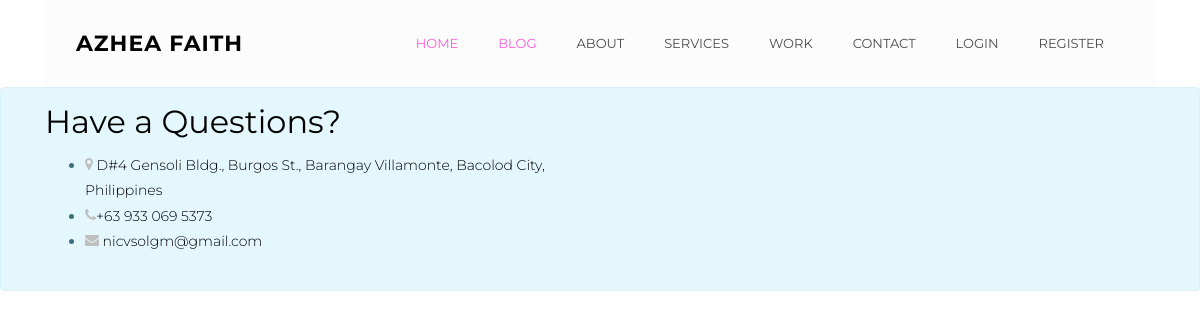
Before: /blog/ with the older database file.
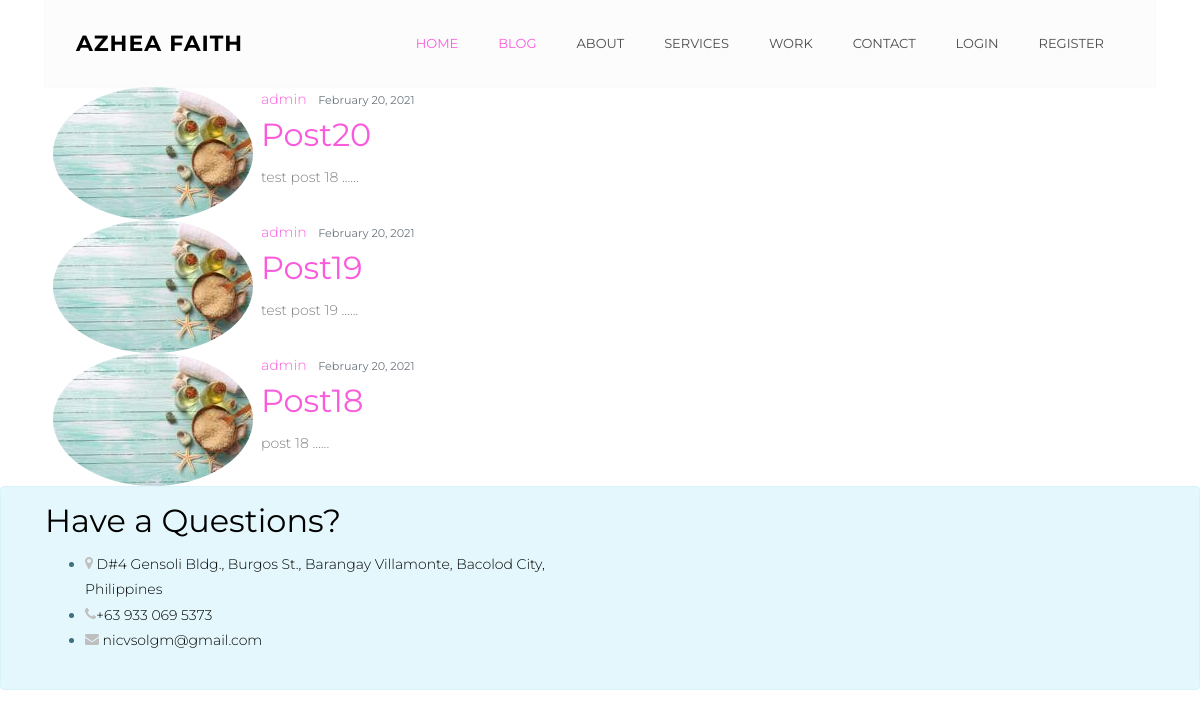
After: the same page with the newer database file.
### blog/models.py (models this page shows, shortened)
class Post(models.Model):
    title = models.CharField(max_length=100)
    content = models.TextField()
    date_posted = models.DateTimeField(default=timezone.now)
    author = models.ForeignKey(User, on_delete=models.CASCADE)
    def snippet(self):
        return self.content[:200] + '  ......'

### users/models.py (models this page shows, shortened)
class Profile(models.Model):
    user = models.OneToOneField(User, on_delete=models.CASCADE)
    image = models.ImageField(default='default.jpg', upload_to='profile_pics')

### blog/views.py (the view)
# urls.py: path('', PostListView.as_view(), name='post-list'),
class PostListView(ListView):
    model = Post
    template_name = 'blog/home.html'  # <app>/<model>_<viewtype>.html
    context_object_name = 'posts'
    ordering = ['-date_posted']
    paginate_by = 5

### templates/blog/home.html (shortened to what this page needs)
{% extends "website/base.html" %}
{% block content %}
{% include 'website/navbar.html' %}
<div class="contaianer">
  <div class="row gap-y">
    {% for post in posts %}
    <div class="col-md-12">
      <article class="media content-section">
        <img class="test rounded-circle mx-2"
             src="{{ post.author.profile.image.url }}"/>
               <div class="media-body">
                    <div class="article-metadata">
                        <a class="mr-2" href="{% url 'user-posts' post.author.username %}">{{ post.author }}</a>
                           <small class="text-muted">{{ post.date_posted|date:"F d, Y" }}</small>
                    </div>
                    <h2><a class="article-title" href="{% url 'post-detail' post.id %}">{{ post.title }}</a></h2>
                        <p class="article-content">{{ post.snippet }}</p>
               </div>
      </article>
    </div>
    {% endfor %}
  </div>
</div>
{% endblock content %}

### templates/website/base.html (shortened to what this page needs)
{% load static %}
<!DOCTYPE html>
<html lang="en">
  <head>
    <link rel="stylesheet" href="{% static 'website/css/open-iconic-bootstrap.min.css' %}"/>
    <link rel="stylesheet" href="{% static 'website/css/animate.css' %}" />
    <link rel="stylesheet" href="{% static 'website/css/owl.carousel.min.css' %}"/>
    <link rel="stylesheet" href="{% static 'website/css/owl.theme.default.min.css' %}"/>
    <link rel="stylesheet" href="{% static 'website/css/magnific-popup.css' %}"/>
    <link rel="stylesheet" href="{% static 'website/css/aos.css' %}" />
    <link rel="stylesheet" href="{% static 'website/css/ionicons.min.css' %}" />
    <link rel="stylesheet" href="{% static 'website/css/bootstrap-datepicker.css' %}"/>
    <link rel="stylesheet" href="{% static 'website/css/jquery.timepicker.css' %}"/>
    <link rel="stylesheet" href="{% static 'website/css/flaticon.css' %}" />
    <link rel="stylesheet" href="{% static 'website/css/icomoon.css' %}" />
    <link rel="stylesheet" href="{% static 'website/css/style.css' %}" />
  </head>
  <body>
  <div class="container">{% block content %} {% endblock %}</div>
  <footer>
        <div class="container-fluid">
            <div class="row alert alert-primary">
                <div class="container">
                    <div class="row">
                     <div class="col-md-6">
                         <div class="ftco-footer-widget mb-4">
                                  <h2 class="ftco-heading-3">Have a Questions?</h2>
                                  <div class="block-18 mb-3">
                                      <ul>
                                          <li><span class="icon icon-map-marker"></span>
                                              <span class="text">D#4 Gensoli Bldg., Burgos St., Barangay Villamonte, Bacolod City, Philippines</span>
                                           </li>
                                           <li>
                                               <a href="#" ><span class="icon icon-phone"></span><span class="text">+63 933 069 5373</span></a>
                                           </li>
                                            <li><a href="#"><span class="icon icon-envelope"></span>
                                                <span class="text">nicvsolgm@gmail.com</span></a>
                                            </li>
                                        </ul>
                                  </div>
                         </div>
                     </div>
                    </div>
                </div>
            </div>
        </div>
     </footer>
  </body>
</html>

### templates/website/navbar.html (shortened to what this page needs)
{% load static %}
<nav class="navbar navbar-expand-lg navbar-dark ftco_navbar bg-dark ftco-navbar-light"
         id="ftco-navbar" >
      <div class="container">
        <a class="navbar-brand" href="/">Azhea Faith</a>
        <div class="collapse navbar-collapse" id="ftco-nav">
          <ul class="navbar-nav ml-auto">
            <li class="nav-item active">
              <a href="/" class="nav-link">Home</a>
            </li>
            <li class="nav-item active">
            <a class="nav-item nav-link" href="{% url 'post-list' %}">Blog</a>
            </li>
            <li class="nav-item">
              <a href="{% url 'about' %}" class="nav-link">About</a>
            </li>
            <li class="nav-item">
              <a href="{% url 'services' %}"class="nav-link">Services</a>
            </li>
            <li class="nav-item">
              <a href="{% url 'work' %}"class="nav-link">Work</a>
            </li>
            <li class="nav-item">
              <a href="{% url 'contact' %}" class="nav-link">Contact</a>
            </li>
            {% if user.is_authenticated %}
            <li class="nav-item">
            <a class="nav-item nav-link" href="{% url 'post-create' %}">New Post</a>
            </li>
            <li class="nav-item">
            <a class=" nav-link" href="{% url 'profile' %}">Profile</a>
            </li>
             <li class="nav-item">
               <a class="nav-link" href="{% url 'logout' %}">Logout</a>
             </li>
            {% else %}
            <li class="nav-item">
            <a class="nav-link" href="{% url 'login' %}">Login</a>
            </li>
            <li class="nav-item">
            <a class="nav-link" href="{% url 'register' %}">Register</a>
            </li>
              {% endif %}
          </ul>
        </div>
      </div>
    </nav>

### static/website/css/icomoon.css (style rules this page uses)
[class^="icon-"], [class*=" icon-"] { font-family: 'icomoon' !important; speak: none; font-style: normal; font-weight: normal; font-variant: normal; text-transform: none; line-height: 1; -webkit-font-smoothing: antialiased; -moz-osx-font-smoothing: grayscale; }
.icon-map-marker:before { content: "\f041"; }
.icon-phone:before { content: "\f095"; }
.icon-envelope:before { content: "\f0e0"; }

Changed rows visible on the page:
added Post: author.profile.image (placeholder picture), author "admin", date_posted "February 20, 2021", title "Post20", snippet "test post 18 ......"
added Post: author.profile.image (placeholder picture), author "admin", date_posted "February 20, 2021", title "Post19", snippet "test post 19 ......"
added Post: author.profile.image (placeholder picture), author "admin", date_posted "February 20, 2021", title "Post18", snippet "post 18 ......"
